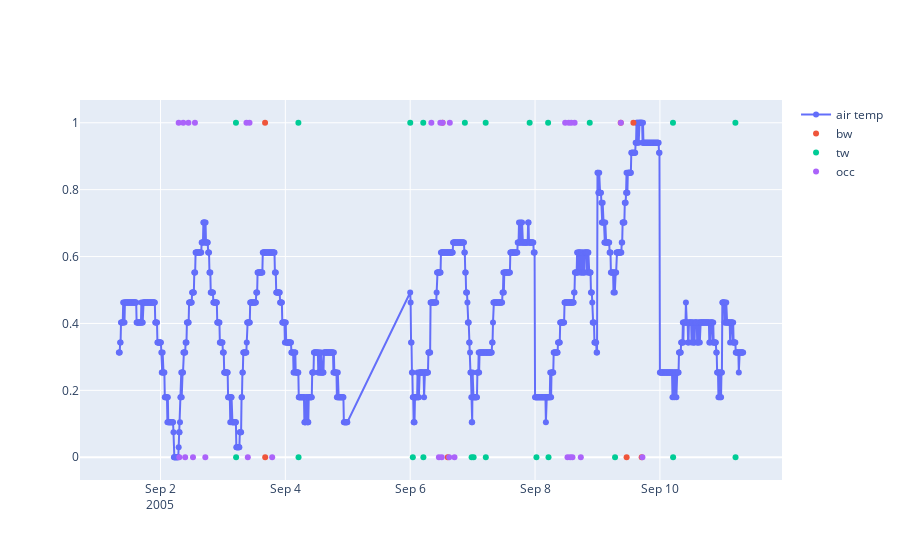

Write notebook code for a chart like this one.
### Markdown cell above
## Compare Data

### Code cell
e01_sep10 = pull_all_data_types(room_num="01", month="09", num_days=10)
plot_all_data_types(e01_sep10)

### Figure 1 — Plotly figure (JSON) as saved in the notebook; plotly's stock layout.template omitted (floating-point values rounded to 4 significant figures; data arrays with more than 128 entries replaced by an {"elided": "..."} marker saying what was removed)
{"data": [{"mode": "markers+lines", "name": "air temp", "type": "scatter", "x": {"elided": "1297 str values"}, "y": {"elided": "1297 float values"}}, {"mode": "markers", "name": "bw", "type": "scatter", "x": ["2005-09-03T16:13:10", "2005-09-03T16:16:00", "2005-09-06T12:25:40", "2005-09-06T14:26:50", "2005-09-09T08:56:20", "2005-09-09T11:12:00", "2005-09-09T13:48:20", "2005-09-09T16:59:30"], "y": [1, 0, 1, 0, 1, 0, 1, 0]}, {"mode": "markers", "name": "tw", "type": "scatter", "x": ["2005-09-03T05:01:10", "2005-09-03T05:04:30", "2005-09-04T05:01:10", "2005-09-04T05:04:40", "2005-09-06T00:01:20", "2005-09-06T01:00:50", "2005-09-06T05:01:10", "2005-09-06T05:04:30", "2005-09-06T21:01:20", "2005-09-06T23:36:50", "2005-09-07T00:23:00", "2005-09-07T05:01:10", "2005-09-07T05:04:30", "2005-09-07T21:55:30", "2005-09-08T00:32:10", "2005-09-08T05:01:10", "2005-09-08T05:10:30", "2005-09-08T21:01:30", "2005-09-09T06:45:30", "2005-09-10T05:01:10", "2005-09-10T05:04:30", "2005-09-11T05:01:10", "2005-09-11T05:04:30"], "y": [1, 0, 1, 0, 1, 0, 1, 0, 1, 0, 0, 1, 0, 1, 0, 1, 0, 1, 0, 1, 0, 1, 0]}, {"mode": "markers", "name": "occ", "type": "scatter", "x": ["2005-09-02T07:00:00", "2005-09-02T07:15:00", "2005-09-02T08:45:00", "2005-09-02T09:30:00", "2005-09-02T10:45:00", "2005-09-02T12:30:00", "2005-09-02T13:15:00", "2005-09-02T17:15:00", "2005-09-03T09:03:40", "2005-09-03T09:34:40", "2005-09-03T10:13:30", "2005-09-03T18:56:40", "2005-09-06T08:08:30", "2005-09-06T11:02:20", "2005-09-06T11:35:20", "2005-09-06T12:07:10", "2005-09-06T12:28:20", "2005-09-06T14:58:50", "2005-09-06T15:13:40", "2005-09-06T17:01:20", "2005-09-08T11:34:30", "2005-09-08T12:28:30", "2005-09-08T12:57:40", "2005-09-08T13:30:40", "2005-09-08T13:54:50", "2005-09-08T14:23:00", "2005-09-08T15:12:40", "2005-09-08T17:35:20", "2005-09-09T08:59:10", "2005-09-09T17:16:20"], "y": [1, 0, 1, 0, 1, 0, 1, 0, 1, 0, 1, 0, 1, 0, 1, 0, 1, 0, 1, 0, 1, 0, 1, 0, 1, 0, 1, 0, 1, 0]}], "layout": {}}
